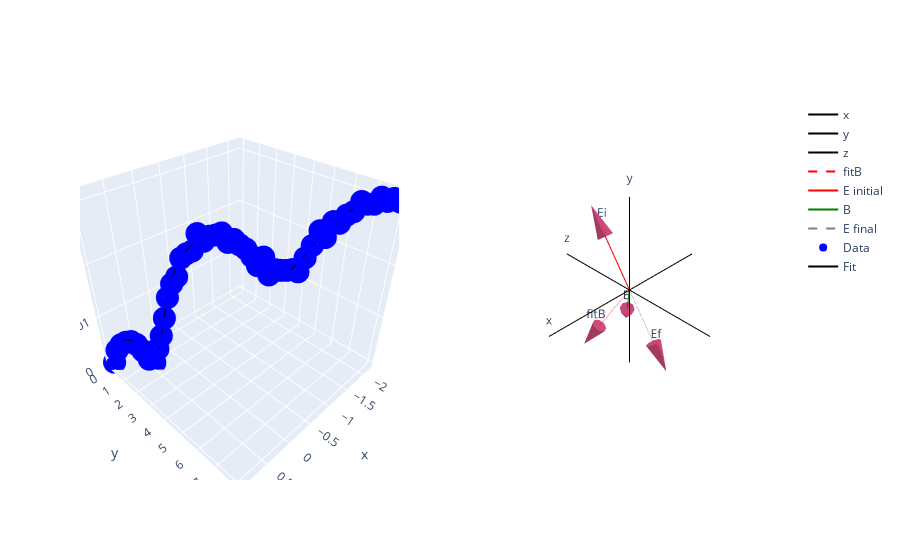

Notebook code for this chart:
### Markdown cell above
Lets increase the number of free parameters to see how well the B fit still works

### Code cell
# Generate Actual data
from ion_model import PolarVector, unwrap_angle, Yb171, GenerateTestData, FitFreeParams, calculate_171_pop, calc_171_pop_using_vectors
from plotly_wrapper import VectorPlot, Subplots, go
import matplotlib.pyplot as plt
import numpy as np
from pprint import pprint
from random import random

vp = VectorPlot()

# Define the true vectors and parameters of the experiment (used to generate test data)
E = PolarVector(r=1, theta=np.pi/2, phi=np.arccos(1/np.sqrt(3)))
random_theta, random_phi = (random()*2-1) * np.pi/2, (random()*2-1) * np.pi/2 
B = PolarVector(r=1, theta=random_theta, phi=random_phi)
yb171 = Yb171()
# define the True parameters for a polarisation sweep
thetaBE935 = yb171.optimal_thetaBE
# define other constants
s935 = 1                            # At saturation
zeeman = 0.5 * yb171.Gamma_2P12     # half of the linewidth of the 2S1/2 <-> 2P1/2 transition
detuning370 = 0.5 * yb171.Gamma_2P12   # Detuning from excited state by half of the linewidth of the 2S1/2 <-> 2P1/2 transition
detuning935 = 0.0

# Sweep E polarisation and saturation parameter
s370 = np.linspace(0, 8, 51)

# Polarisation is swept using the E PolarVector
num_steps = 50
# angle per step
angle_step = -np.pi/(num_steps)
# Define all the E vectors (magnitude is going up linearly to mimick saturation sweep)
allE = {f"E{i}": PolarVector(r=(i+1)/num_steps, theta=E.theta, phi=E.phi + angle_step * i) for i in range(num_steps + 1)}
# Calculate thetaBE for each of the E vectors
thetaBE370 = np.array([B.calculate_angle_between(Evec) for Evec in allE.values()])
# Get the change in phi
allPhi = [vec.phi for vec in allE.values()]

# Unwrap thetaBE370 array because theta is always pos, but it should go pos to negative
# thetaBE370 = unwrap_angle(thetaBE370)
# Prepare an arc using the x, y, z values of the E vectors
draw_vec_line = np.array([E.v[:, 1] for E in allE.values()])
# Break them out seperately
x, y, z = draw_vec_line[:, 0], draw_vec_line[:, 1], draw_vec_line[:, 2]
# Add the arc to the vector plot

# Calculate the test data
TestData = GenerateTestData(detuning370=detuning370, 
                            s_370=s370, 
                            s_935=s935, 
                            zeeman=zeeman, 
                            thetaBE370=thetaBE370, 
                            thetaBE935=thetaBE935, 
                            make_mesh=False)

# Randomise test data
TestData.randomise(0.0007**2)

# This cell only works with the previous one run
# Using our knowledge of E and s
E_array = np.array([E.pv for E in allE.values()])
Er, Etheta, Ephi = np.zeros(E_array.shape[0])+1, E_array[:, 1][:, 0], E_array[:, 2][:, 0]

# Constraining all variables except Btheta, Bphi
x = (np.array([1]*len(s370)), Er, Etheta, Ephi, s370, np.array([detuning370]*len(s370)), np.array([s935]*len(s370)), np.array([thetaBE935]*len(s370)))

x_var_names = ("Br", "Er", "Etheta", "Ephi", "s_370", "detuning370", "s_935", "thetaBE935")

# Prepare fitting tool
fitting_tool = FitFreeParams(x, TestData.excited_pop_171, x_var_names, calc_171_pop_using_vectors,
                             all_variables=("Er", "Etheta", "Ephi","s_370", "Br", "Btheta", "Bphi", "detuning370", "detuning935", "s_935", "zeeman", "thetaBE935"))

print(fitting_tool.free_params)

# initial guess
p0 = np.array([0, 0, -5*10e6 * 2 * np.pi, 0.3 * yb171.Gamma_2P12])
# Bounds (assuming B vector is pointing in the +z ish direction. Symmetry means it can be + or - x)
bounds = ((-np.pi/2, -np.pi/2, -np.inf, -np.inf), 
          (np.pi/2, np.pi/2, np.inf, np.inf))

# Prepare residuals
residual_ss = 100000
# Residual limit where it stops
res_limit = 1e-4
# Number of itterations if residual limit isn't met initially
itterations = 20
# Initilise itterations
itter = 0

while itter < itterations:
    # Constraining other variables to fix them. Using bounds by setting min max to the actual value
    popt, pcov = fitting_tool.fit(p0=p0, 
                                bounds=bounds)

    fit_pop = fitting_tool.fit_func(x, *popt)
    residual_ss = np.sum((TestData.excited_pop_171 - fit_pop)**2)
    if residual_ss > res_limit:
        # Change to different quadrant
        p0[:2] = (p0[:2] + (itter % 2 - 1)*np.array([np.pi/4, np.pi/4])) % np.pi/2
    else:
        break
    itter += 1
    if itter == itterations:
        print("Itterations exceeded maximum. Use different initial condition")

# Use fitted parameters to re-generate B
found_B = PolarVector(r=1, theta=popt[0], phi=popt[1])
# Plot
vp.add_vector({"fitB": found_B}, {"line": {"color": "red", "dash": "dash"}, "text": ["", "fitB"]})

# Print results
true = np.array([B.theta, B.phi, detuning370, zeeman])
diff = np.abs(np.abs(true) - np.abs(popt))
print("True")
pprint({name: value for name, value in zip(fitting_tool.free_params, true)})
print("Fit")
pprint({name: value for name, value in zip(fitting_tool.free_params, popt)})
print("Difference")
pprint({name: value for name, value in zip(fitting_tool.free_params, diff)})
# print(popt)


# Put test data and curve-fit into graph object
surface_go = [go.Scatter3d(x=allPhi, y=TestData.mesh_171.s0_370, z=TestData.excited_pop_171, mode='markers', marker={"color": "blue"}, name="Data")]
surface_go.append(go.Scatter3d(x=allPhi, y=s370, z=fit_pop, mode='lines', line={"color": "black"}, name="Fit"))

# Add vectors
vp.add_vector({"E initial": E}, {"line": {"color": "red"}, "text": ["", "Ei"]})
vp.add_vector({"B": B}, {"line": {"color": "green"}, "text": ["", "B"]})
vp.add_vector({"E final": allE[f"E{num_steps}"]}, {"line": {"color": "rgba(0, 0, 0, 0.5)", "dash": "dash"}, "text": ["", "Ef"]})

# rotate vector plot
vp.align_vectors_with_experiment()
# prepare plot
vp.prepare_plot()

# use graph objects in vector plot in subplots class. Defining subplots
sub = Subplots(rows=1, cols=2, specs=[[{'type': 'scene'}, {'type': 'scene'}]])
# update subplots with graph objects
sub.update_subplot(1, 2, vp.graph_objects,
                   update_scenes_kwargs=dict(xaxis_visible=False, yaxis_visible=False, zaxis_visible=False))
sub.update_subplot(1, 1, surface_go, 
                   xaxis_kwargs=dict(title_text="thetaBE"), 
                   yaxis_kwargs=dict(title_text="s370"))

# show subplot
sub.fig.show()

### Figure 1 — Plotly figure (JSON) as saved in the notebook; plotly's stock layout.template omitted (floating-point values rounded to 4 significant figures)
{"data": [{"line": {"color": "black"}, "mode": "lines+text", "name": "x", "scene": "scene2", "text": ["", "x"], "type": "scatter3d", "x": [-1.5, 1.5], "y": [0, -1.837e-16], "z": [0, 1.125e-32]}, {"line": {"color": "black"}, "mode": "lines+text", "name": "y", "scene": "scene2", "text": ["", "y"], "type": "scatter3d", "x": [0, 1.837e-16], "y": [-9.185e-17, -9.185e-17], "z": [-1.5, 1.5]}, {"line": {"color": "black"}, "mode": "lines+text", "name": "z", "scene": "scene2", "text": ["", "z"], "type": "scatter3d", "x": [0, 0], "y": [1.5, -1.5], "z": [-9.185e-17, 9.185e-17]}, {"line": {"color": "red", "dash": "dash"}, "mode": "lines+text", "name": "fitB", "scene": "scene2", "text": ["", "fitB"], "type": "scatter3d", "x": [0, 0.3516], "y": [0, -0.4245], "z": [0, -0.8343]}, {"scene": "scene2", "showscale": false, "sizemode": "absolute", "sizeref": 0.5, "type": "cone", "u": [0.3516], "v": [-0.4245], "w": [-0.8343], "x": [0.3516, 0], "y": [-0.4245, 0], "z": [-0.8343, 0]}, {"line": {"color": "red"}, "mode": "lines+text", "name": "E initial", "scene": "scene2", "text": ["", "Ei"], "type": "scatter3d", "x": [0, 5e-17], "y": [0, -0.5774], "z": [0, 0.8165]}, {"scene": "scene2", "showscale": false, "sizemode": "absolute", "sizeref": 0.5, "type": "cone", "u": [5e-17], "v": [-0.5774], "w": [0.8165], "x": [5e-17, 0], "y": [-0.5774, 0], "z": [0.8165, 0]}, {"line": {"color": "green"}, "mode": "lines+text", "name": "B", "scene": "scene2", "text": ["", "B"], "type": "scatter3d", "x": [0, -0.3588], "y": [0, -0.4226], "z": [0, -0.8323]}, {"scene": "scene2", "showscale": false, "sizemode": "absolute", "sizeref": 0.5, "type": "cone", "u": [-0.3588], "v": [-0.4226], "w": [-0.8323], "x": [-0.3588, 0], "y": [-0.4226, 0], "z": [-0.8323, 0]}, {"line": {"color": "rgba(0, 0, 0, 0.5)", "dash": "dash"}, "mode": "lines+text", "name": "E final", "scene": "scene2", "text": ["", "Ef"], "type": "scatter3d", "x": [0, -5.1e-17], "y": [0, 0.5889], "z": [0, -0.8328]}, {"scene": "scene2", "showscale": false, "sizemode": "absolute", "sizeref": 0.5, "type": "cone", "u": [-5.1e-17], "v": [0.5889], "w": [-0.8328], "x": [-5.1e-17, 0], "y": [0.5889, 0], "z": [-0.8328, 0]}, {"marker": {"color": "blue"}, "mode": "markers", "name": "Data", "scene": "scene", "type": "scatter3d", "x": [0.9553, 0.8925, 0.8297, 0.7668, 0.704, 0.6412, 0.5783, 0.5155, 0.4527, 0.3898, 0.327, 0.2642, 0.2013, 0.1385, 0.07567, 0.01284, -0.04999, -0.1128, -0.1757, -0.2385, -0.3013, -0.3642, -0.427, -0.4898, -0.5526, -0.6155, -0.6783, -0.7411, -0.804, -0.8668, -0.9296, -0.9925, -1.055, -1.118, -1.181, -1.244, -1.307, -1.369, -1.432, -1.495, -1.558, -1.621, -1.684, -1.746, -1.809, -1.872, -1.935, -1.998, -2.061, -2.123, -2.186], "y": [0, 0.16, 0.32, 0.48, 0.64, 0.8, 0.96, 1.12, 1.28, 1.44, 1.6, 1.76, 1.92, 2.08, 2.24, 2.4, 2.56, 2.72, 2.88, 3.04, 3.2, 3.36, 3.52, 3.68, 3.84, 4, 4.16, 4.32, 4.48, 4.64, 4.8, 4.96, 5.12, 5.28, 5.44, 5.6, 5.76, 5.92, 6.08, 6.24, 6.4, 6.56, 6.72, 6.88, 7.04, 7.2, 7.36, 7.52, 7.68, 7.84, 8], "z": [3.97e-05, 0.002926, 0.004157, 0.004694, 0.004852, 0.004195, 0.002776, 0.0007755, -3.401e-05, 0.003173, 0.00612, 0.009906, 0.01405, 0.01665, 0.01796, 0.02129, 0.02204, 0.02251, 0.02539, 0.02412, 0.02497, 0.02515, 0.0255, 0.02394, 0.02444, 0.02352, 0.02284, 0.02159, 0.01996, 0.02147, 0.01831, 0.01927, 0.01914, 0.01914, 0.01927, 0.01887, 0.02132, 0.02342, 0.02585, 0.02474, 0.02729, 0.02702, 0.0283, 0.02881, 0.03033, 0.02993, 0.02993, 0.03097, 0.03034, 0.03077, 0.03026]}, {"line": {"color": "black"}, "mode": "lines", "name": "Fit", "scene": "scene", "type": "scatter3d", "x": [0.9553, 0.8925, 0.8297, 0.7668, 0.704, 0.6412, 0.5783, 0.5155, 0.4527, 0.3898, 0.327, 0.2642, 0.2013, 0.1385, 0.07567, 0.01284, -0.04999, -0.1128, -0.1757, -0.2385, -0.3013, -0.3642, -0.427, -0.4898, -0.5526, -0.6155, -0.6783, -0.7411, -0.804, -0.8668, -0.9296, -0.9925, -1.055, -1.118, -1.181, -1.244, -1.307, -1.369, -1.432, -1.495, -1.558, -1.621, -1.684, -1.746, -1.809, -1.872, -1.935, -1.998, -2.061, -2.123, -2.186], "y": [0, 0.16, 0.32, 0.48, 0.64, 0.8, 0.96, 1.12, 1.28, 1.44, 1.6, 1.76, 1.92, 2.08, 2.24, 2.4, 2.56, 2.72, 2.88, 3.04, 3.2, 3.36, 3.52, 3.68, 3.84, 4, 4.16, 4.32, 4.48, 4.64, 4.8, 4.96, 5.12, 5.28, 5.44, 5.6, 5.76, 5.92, 6.08, 6.24, 6.4, 6.56, 6.72, 6.88, 7.04, 7.2, 7.36, 7.52, 7.68, 7.84, 8], "z": [0, 0.002696, 0.004449, 0.005236, 0.005044, 0.003925, 0.002157, 0.00048, 9.055e-05, 0.001889, 0.005548, 0.009854, 0.0138, 0.01699, 0.01942, 0.02122, 0.02253, 0.02346, 0.0241, 0.0245, 0.0247, 0.02474, 0.02461, 0.02434, 0.02392, 0.02337, 0.02268, 0.02188, 0.02101, 0.02013, 0.01933, 0.01875, 0.01852, 0.01872, 0.01938, 0.02042, 0.0217, 0.02309, 0.02445, 0.02571, 0.02681, 0.02775, 0.02854, 0.02918, 0.02968, 0.03006, 0.03033, 0.03049, 0.03053, 0.03043, 0.03017]}], "layout": {"scene": {"domain": {"x": [0, 0.45], "y": [0, 1]}}, "scene2": {"domain": {"x": [0.55, 1], "y": [0, 1]}, "xaxis": {"visible": false}, "yaxis": {"visible": false}, "zaxis": {"visible": false}}}}
